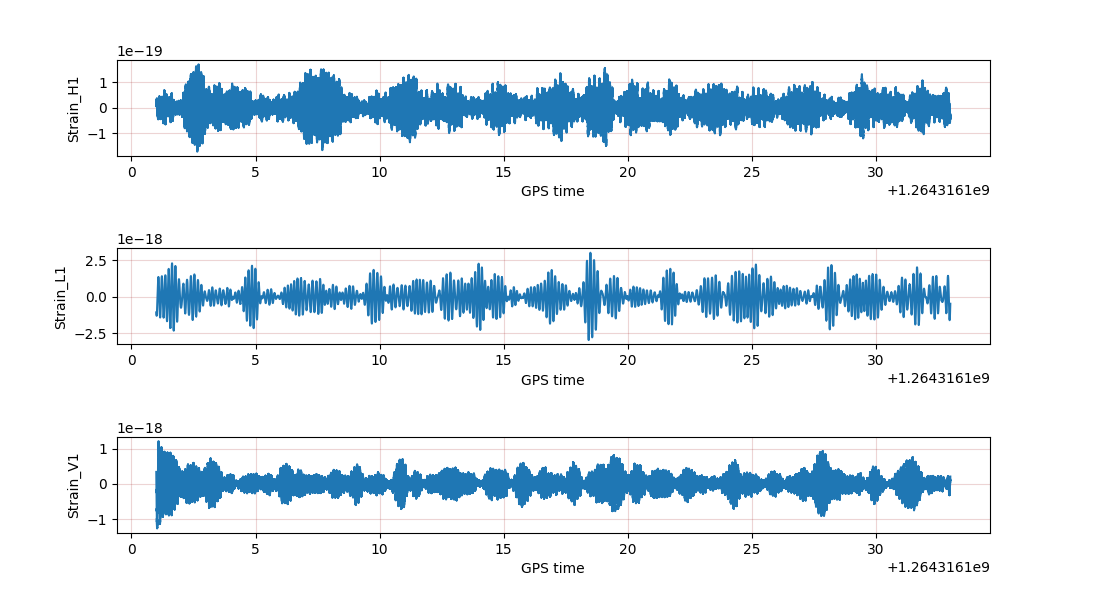

Write Python code to recreate this figure.
import readligo
import matplotlib.pyplot as plt

fig, ax = plt.subplots(3, 1, figsize = [11,6])
plt.subplots_adjust(left=0.106, bottom=0.112, right=0.9, top=0.9, wspace=0.2, hspace=0.962)

H1 = 'H-H1_GWOSC_4KHZ_R1-1264316101-32.hdf5'
L1 = 'L-L1_GWOSC_4KHZ_R1-1264316101-32.hdf5'
V1 = 'V-V1_GWOSC_4KHZ_R1-1264316101-32.hdf5'

i = 0

for data,dect in zip([H1, L1, V1],['H1','L1','V1']) :
	strain, time, channel_dict = readligo.loaddata(data)
	ax[i].plot(time, strain)
	ax[i].set_xlabel('GPS time')
	ax[i].set_ylabel('Strain_'+dect)
	ax[i].grid(alpha = 0.2, color = 'brown')
	i = i + 1

plt.show()
